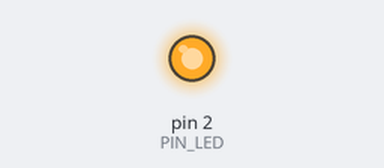
This sketch was run on a simulated Arduino Uno, built with avr-gcc and run on an emulated ATmega328P. Parts: output pins drawn as LEDs (lit = HIGH).

Above: at 0.2 s.
At 5.8 s:
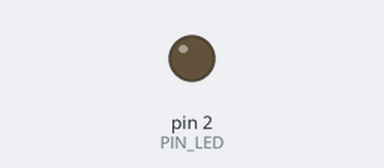
Timing chart, 0 to 6.6 s (numbered marks = the images above):
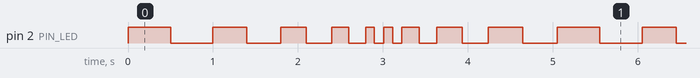

The sketch:

T07.ino
```cpp
#define PIN_LED 2

// Объявление граничных значений полупериодов
#define MAX_HALF_PERIOD (1000 / 2)
#define MIN_HALF_PERIOD (10 / 2)

// Абсолютное значение шага изменения полупериода
#define HALF_PERIOD_STEP (1000 * 0.2 / 2)

int current_half_period = MAX_HALF_PERIOD;

// Переменная шага периода, изначально период будет сокращаться
int half_period_step = -HALF_PERIOD_STEP;

void setup() {
	pinMode(PIN_LED, OUTPUT);
}

void loop() {
	digitalWrite(PIN_LED, HIGH);
	delay(current_half_period);
	digitalWrite(PIN_LED, LOW);
	delay(current_half_period);

	// Уменьшаем длительность полупериода на шаг
	current_half_period += half_period_step;

	// Если текущая длительность полупериода <= минимальной длительности,
	if (current_half_period <= MIN_HALF_PERIOD) {
		// то текущую длительность полупериода устанавливаем в минимальное значениe
		current_half_period = MIN_HALF_PERIOD;

		// шаг периода меняем на положительный, таким образом длительность периода будет возрастать.
		half_period_step = HALF_PERIOD_STEP;
	}

	// Если текущая длительность полупериода >= максимальной длительности,
	if (current_half_period >= MAX_HALF_PERIOD) {
		// то текущую длительность устанавливаем в максимальное значениe
		current_half_period = MAX_HALF_PERIOD;

		// шаг полупериода устанавливаем отрицательный, таким образом длительность периода будет сокращаться
		half_period_step = -HALF_PERIOD_STEP;
	}
}
```

Measured:
- by itself, pin 2 (PIN_LED): repeats every 5.1 s: LOW 0.50 s, HIGH 0.40 s, LOW 0.40 s, HIGH 0.30 s, LOW 0.30 s, HIGH 0.20 s, LOW 0.20 s, HIGH 0.10 s, LOW 0.11 s, HIGH 0.11 s, LOW 0.11 s, HIGH 0.21 s, LOW 0.21 s, HIGH 0.31 s, LOW 0.31 s, HIGH 0.41 s, LOW 0.41 s, HIGH 0.50 s
- by itself, everything shown: repeats every 5.1 s, in 18 steps
